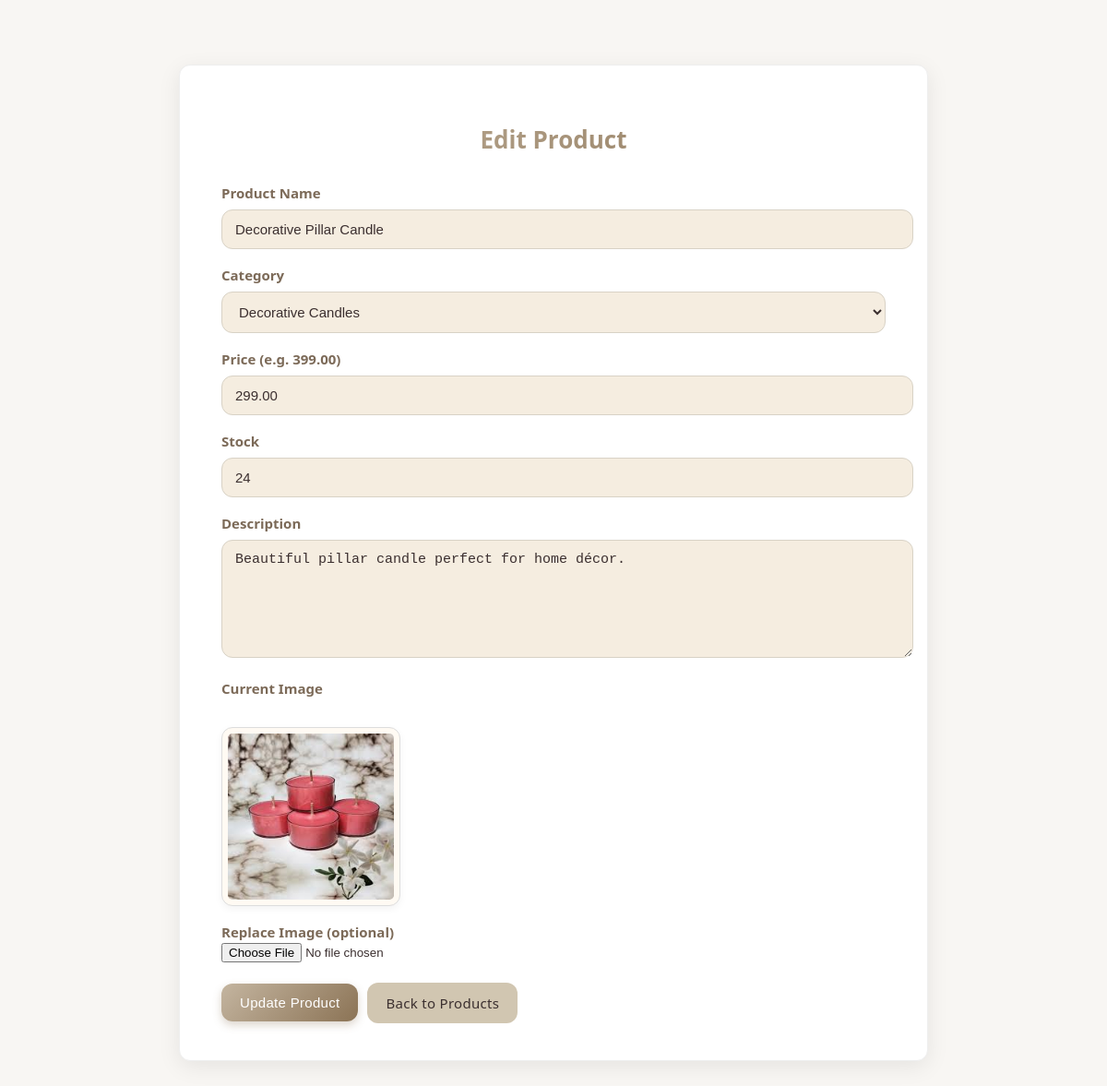
/admin/edit_product.php?id=3 (signed in), run on the app's committed database.
### tables this page shows
CREATE TABLE `products` (
  `id` int(11) NOT NULL,
  `name` varchar(150) NOT NULL,
  `category_id` int(11) DEFAULT NULL,
  `price` decimal(10,2) NOT NULL,
  `avg_rating` decimal(3,2) DEFAULT 0.00,
  `total_reviews` int(11) DEFAULT 0,
  `stock` int(11) DEFAULT 0,
  `description` text DEFAULT NULL,
  `image` varchar(255) DEFAULT NULL,
  `created_at` timestamp NOT NULL DEFAULT current_timestamp()
);

CREATE TABLE `categories` (
  `id` int(11) NOT NULL,
  `name` varchar(100) NOT NULL
);

### admin/edit_product.php (the view, shortened to what this page needs)
<?php
require_once __DIR__ . '/../includes/db.php';
$id = (int)($_GET['id'] ?? 0);
$stmt = $conn->prepare("SELECT * FROM products WHERE id = ? LIMIT 1");
$stmt->bind_param("i", $id);
$stmt->execute();
$product = $stmt->get_result()->fetch_assoc();
$catsRes = $conn->query("SELECT id, name FROM categories ORDER BY name ASC");
$categories = $catsRes->fetch_all(MYSQLI_ASSOC);
?>
<!doctype html>
<html>
<head>
</head>
<body>
  <div class="admin-wrap">
    <h2>Edit Product</h2>
    <form method="post" enctype="multipart/form-data">
      <label>Product Name</label>
      <input type="text" name="name" value="<?= htmlspecialchars($product['name']) ?>" required>
      <label>Category</label>
      <select name="category_id" required>
        <?php foreach ($categories as $c): ?>
          <option value="<?= $c['id'] ?>" <?= ($product['category_id'] == $c['id']) ? 'selected' : '' ?>>
            <?= htmlspecialchars($c['name']) ?>
          </option>
        <?php endforeach; ?>
      </select>
      <label>Price (e.g. 399.00)</label>
      <input type="text" name="price" value="<?= htmlspecialchars($product['price']) ?>" required>
      <label>Stock</label>
      <input type="number" name="stock" min="0" value="<?= (int)$product['stock'] ?>">
      <label>Description</label>
      <textarea name="description" rows="6"><?= htmlspecialchars($product['description']) ?></textarea>
      <label>Current Image</label><br>
      <?php if (!empty($product['image']) && is_file(__DIR__ . '/../uploads/products/' . $product['image'])): ?>
        <img src="<?= '../uploads/products/' . htmlspecialchars($product['image']) ?>" alt="current" style="max-width:180px;display:block;margin-bottom:12px;">
      <?php else: ?>
        <div style="margin-bottom:12px;color:#666;">No image uploaded</div>
      <?php endif; ?>
      <label>Replace Image (optional)</label>
      <input type="file" name="image" accept="image/*">
      <br><br>
      <div style="display:flex;align-items:center;gap:10px;">
        <button type="submit">Update Product</button>
        <a href="products.php" class="btn-secondary">Back to Products</a>
      </div>
    </form>
  </div>
</body>
</html>

### admin/edit_product.php (style rules this page uses)
:root { --bg-light: #f8f6f3; --cream: #f5ede0; --primary-gradient: linear-gradient(135deg, #C4B5A0, #8B7355); --primary: #8B7355; --text-dark: #3b2f2f; --text-light: #7c6a58; --white: #ffffff; --shadow: rgba(0, 0, 0, 0.08); --radius: 12px; --transition: all 0.3s ease; --font-main: 'Poppins', 'Segoe UI', sans-serif; }
body { background-color: var(--bg-light); font-family: var(--font-main); color: var(--text-dark); margin: 0; padding: 0; }
.admin-wrap { max-width: 720px; margin: 70px auto; background: var(--white); border-radius: var(--radius); padding: 40px 45px; box-shadow: 0 6px 25px var(--shadow); border: 1px solid #eee; transition: var(--transition); }
h2 { text-align: center; font-size: 26px; font-weight: 600; background: var(--primary-gradient); -webkit-background-clip: text; -webkit-text-fill-color: transparent; margin-bottom: 30px; }
label { display: block; margin-top: 18px; font-weight: 600; color: var(--text-light); font-size: 15px; }
input[type="text"], input[type="number"], select, textarea { width: 100%; padding: 12px 14px; margin-top: 8px; border-radius: var(--radius); border: 1px solid #d8d2c6; background: var(--cream); font-size: 15px; color: var(--text-dark); transition: var(--transition); }
button, .btn-secondary { display: inline-block; border: none; border-radius: var(--radius); cursor: pointer; font-weight: 500; letter-spacing: 0.3px; padding: 12px 20px; font-size: 15px; transition: var(--transition); }
button { background: var(--primary-gradient); color: var(--white); box-shadow: 0 4px 10px rgba(139, 115, 85, 0.3); }
.btn-secondary { background: #d1c6b1; color: var(--text-dark); text-decoration: none; }
img { border-radius: var(--radius); border: 1px solid #ddd; background: #fffaf3; padding: 6px; margin-top: 10px; box-shadow: 0 3px 8px rgba(0, 0, 0, 0.05); }

### data on the page
products: name "Decorative Pillar Candle", category_id "Decorative Candles", price "299.00", stock "24", description "Beautiful pillar candle perfect for home décor.", image (picture)
